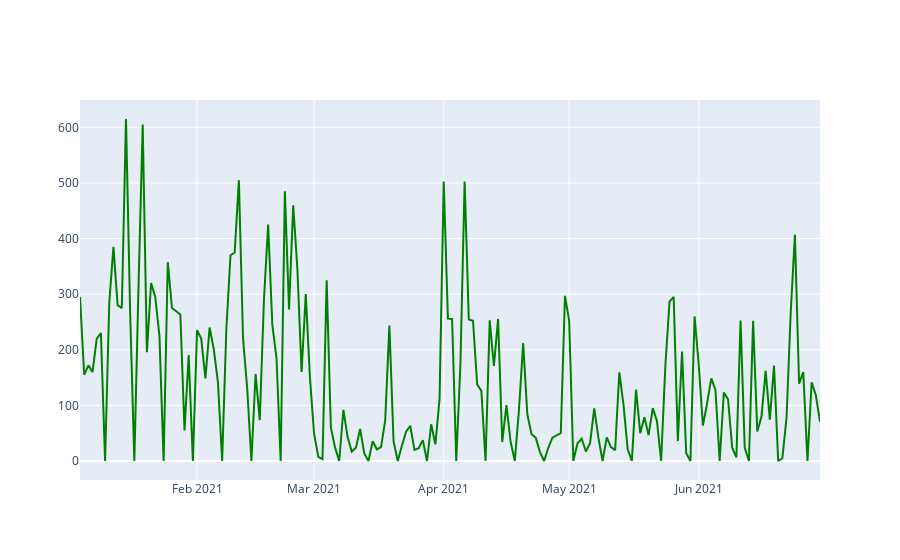

The notebook cell this image was saved under:
### Code cell
fig = go.Figure(data=go.Scatter(x=line_datacg['Fecha'],
                               y=line_datacg['Coliformes'],
                               mode='lines',
                               marker=dict(color='green')
                               )
               )
fig.show()

### Figure 1 — Plotly figure (JSON) as saved in the notebook; plotly's stock layout.template omitted (floating-point values rounded to 4 significant figures; data arrays with more than 128 entries replaced by an {"elided": "..."} marker saying what was removed)
{"data": [{"marker": {"color": "green"}, "mode": "lines", "type": "scatter", "x": {"elided": "178 str values"}, "y": {"elided": "178 float values"}}], "layout": {}}
